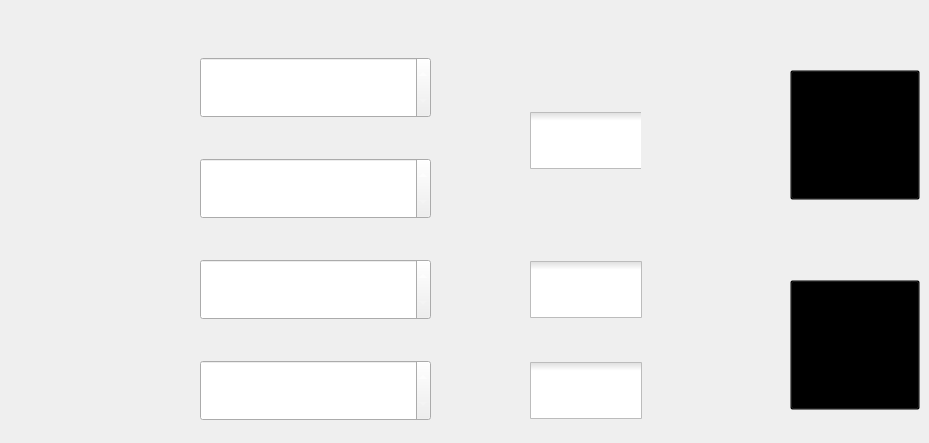
        <widget class="QWidget" name="ProductSettingPage">
         <widget class="QLabel" name="label_31">
          <property name="geometry">
           <rect>
            <x>460</x>
            <y>130</y>
            <width>51</width>
            <height>21</height>
           </rect>
          </property>
          <property name="styleSheet">
           <string notr="true">image: url(:/Tivanex - App Ui - Preform/Tivanex - App Ui 04 - Page 2-3/Tivanex - App Ui 04 - Page 2-3/OFF-1.svg);</string>
          </property>
          <property name="text">
           <string/>
          </property>
         </widget>
         <widget class="QPushButton" name="SPT_parameter_keyboard_PB">
          <property name="geometry">
           <rect>
            <x>790</x>
            <y>70</y>
            <width>130</width>
            <height>130</height>
           </rect>
          </property>
          <property name="styleSheet">
           <string notr="true">image: url(:/Tivanex - App Ui - Preform/Tivanex - App Ui 04 - Page 2-1/Group 396.svg);
background-color: transparent;</string>
          </property>
          <property name="text">
           <string/>
          </property>
         </widget>
         <widget class="QLabel" name="label_41">
          <property name="geometry">
           <rect>
            <x>60</x>
            <y>41</y>
            <width>655</width>
            <height>191</height>
           </rect>
          </property>
          <property name="styleSheet">
           <string notr="true">
image: url(:/Tivanex - App Ui - Preform/Tivanex - App Ui 04 - Page 2-3/Tivanex - App Ui 04 - Page 2-3/Rectangle 334.svg);</string>
          </property>
          <property name="text">
           <string/>
          </property>
         </widget>
         <widget class="QLabel" name="label_30">
          <property name="geometry">
           <rect>
            <x>650</x>
            <y>130</y>
            <width>51</width>
            <height>21</height>
           </rect>
          </property>
          <property name="styleSheet">
           <string notr="true">image: url(:/Tivanex - App Ui - Preform/Tivanex - App Ui 04 - Page 2-3/Tivanex - App Ui 04 - Page 2-3/ON-2.svg);</string>
          </property>
          <property name="text">
           <string/>
          </property>
         </widget>
         <widget class="QLabel" name="label_33">
          <property name="geometry">
           <rect>
            <x>650</x>
            <y>380</y>
            <width>51</width>
            <height>21</height>
           </rect>
          </property>
          <property name="styleSheet">
           <string notr="true">image: url(:/Tivanex - App Ui - Preform/Tivanex - App Ui 04 - Page 2-3/Tivanex - App Ui 04 - Page 2-3/ON-2.svg);</string>
          </property>
          <property name="text">
           <string/>
          </property>
         </widget>
         <widget class="QLabel" name="label_34">
          <property name="geometry">
           <rect>
            <x>460</x>
            <y>279</y>
            <width>51</width>
            <height>21</height>
           </rect>
          </property>
          <property name="styleSheet">
           <string notr="true">image: url(:/Tivanex - App Ui - Preform/Tivanex - App Ui 04 - Page 2-3/Tivanex - App Ui 04 - Page 2-3/OFF-1.svg);</string>
          </property>
          <property name="text">
           <string/>
          </property>
         </widget>
         <widget class="QLabel" name="SPT_ring_defect_label">
          <property name="geometry">
           <rect>
            <x>80</x>
            <y>383</y>
            <width>96</width>
            <height>16</height>
           </rect>
          </property>
          <property name="styleSheet">
           <string notr="true">image: url(:/Tivanex - App Ui - Preform/Tivanex - App Ui 04 - Page 2-3/Tivanex - App Ui 04 - Page 2-3/Ringdefect_.svg);</string>
          </property>
          <property name="text">
           <string/>
          </property>
         </widget>
         <widget class="QCheckBox" name="SPT_Headreject_ON_OFF_CHB">
          <property name="geometry">
           <rect>
            <x>530</x>
            <y>259</y>
            <width>121</width>
            <height>61</height>
           </rect>
          </property>
          <property name="styleSheet">
           <string notr="true">QCheckBox::indicator:unchecked {
image: url(:/Tivanex - App Ui - Preform/Tivanex - App Ui 04 - Page 2-3/Tivanex - App Ui 04 - Page 2-3/Group 368-1.svg);
}
QCheckBox::indicator:checked {
image: url(:/Tivanex - App Ui - Preform/Tivanex - App Ui 04 - Page 2-3/Tivanex - App Ui 04 - Page 2-3/Group 367.svg);
}
QCheckBox::indicator{
width : 112px;
height : 57 px;
}
</string>
          </property>
          <property name="text">
           <string/>
          </property>
         </widget>
         <widget class="QLabel" name="label_8SPT_OvalMin_SPB">
          <property name="geometry">
           <rect>
            <x>80</x>
            <y>180</y>
            <width>76</width>
            <height>13</height>
           </rect>
          </property>
          <property name="styleSheet">
           <string notr="true">image: url(:/Tivanex - App Ui - Preform/Ovality - Diameter/Diameter_.svg);
color: rgb(255, 255, 255);</string>
          </property>
          <property name="text">
           <string/>
          </property>
         </widget>
         <widget class="QDoubleSpinBox" name="SPT_OvalMax_SPB">
          <property name="geometry">
           <rect>
            <x>200</x>
            <y>57</y>
            <width>231</width>
            <height>61</height>
           </rect>
          </property>
          <property name="font">
           <font>
            <pointsize>20</pointsize>
           </font>
          </property>
          <property name="styleSheet">
           <string notr="true">QDoubleSpinBox::down-button {
image: url(:/Tivanex - App Ui - Preform/Tivanex - App Ui 04 - Page 2-1/Up-1.svg);
    subcontrol-position:  center right;
    width: 57px;
    height: 56px;
}
QDoubleSpinBox::up-button {
        image: url(:/Tivanex - App Ui - Preform/Tivanex - App Ui 04 - Page 2-1/Up-2.svg);
    subcontrol-position: center left;
    width: 57px;
    height: 56px;

}

QDoubleSpinBox{
	color: rgb(255, 255, 255);
padding-right : 15px;
padding-left:15px;
}</string>
          </property>
          <property name="alignment">
           <set>Qt::AlignmentFlag::AlignCenter</set>
          </property>
          <property name="singleStep">
           <double>0.010000000000000</double>
          </property>
         </widget>
         <widget class="QLabel" name="SPT_head_defect_label">
          <property name="geometry">
           <rect>
            <x>80</x>
            <y>282</y>
            <width>101</width>
            <height>13</height>
           </rect>
          </property>
          <property name="styleSheet">
           <string notr="true">image: url(:/Tivanex - App Ui - Preform/Tivanex - App Ui 04 - Page 2-3/Tivanex - App Ui 04 - Page 2-3/Head defect_.svg);</string>
          </property>
          <property name="text">
           <string/>
          </property>
         </widget>
         <widget class="QLabel" name="label_42">
          <property name="geometry">
           <rect>
            <x>60</x>
            <y>244</y>
            <width>655</width>
            <height>89</height>
           </rect>
          </property>
          <property name="styleSheet">
           <string notr="true">image: url(:/Tivanex - App Ui - Preform/Tivanex - App Ui 04 - Page 2-3/Tivanex - App Ui 04 - Page 2-3/Rectangle 334-1.svg);</string>
          </property>
          <property name="text">
           <string/>
          </property>
         </widget>
         <widget class="QDoubleSpinBox" name="SPT_HeadScore_SPB">
          <property name="geometry">
           <rect>
            <x>200</x>
            <y>259</y>
            <width>231</width>
            <height>61</height>
           </rect>
          </property>
          <property name="font">
           <font>
            <pointsize>20</pointsize>
           </font>
          </property>
          <property name="styleSheet">
           <string notr="true">QDoubleSpinBox::down-button {
image: url(:/Tivanex - App Ui - Preform/Tivanex - App Ui 04 - Page 2-1/Up-1.svg);
    subcontrol-position:  center right;
    width: 57px;
    height: 56px;
}
QDoubleSpinBox::up-button {
        image: url(:/Tivanex - App Ui - Preform/Tivanex - App Ui 04 - Page 2-1/Up-2.svg);
    subcontrol-position: center left;
    width: 57px;
    height: 56px;

}

QDoubleSpinBox{
	color: rgb(255, 255, 255);
padding-right : 15px;
padding-left:15px;
}</string>
          </property>
          <property name="alignment">
           <set>Qt::AlignmentFlag::AlignCenter</set>
          </property>
          <property name="singleStep">
           <double>0.010000000000000</double>
          </property>
         </widget>
         <widget class="QLabel" name="SPT_OvalMax_SPB_label">
          <property name="geometry">
           <rect>
            <x>80</x>
            <y>80</y>
            <width>76</width>
            <height>13</height>
           </rect>
          </property>
          <property name="styleSheet">
           <string notr="true">image: url(:/Tivanex - App Ui - Preform/Ovality - Diameter/Ovality_.svg);</string>
          </property>
          <property name="text">
           <string/>
          </property>
         </widget>
         <widget class="QCheckBox" name="SPT_Ovalreject_ON_OFF_CHB">
          <property name="geometry">
           <rect>
            <x>530</x>
            <y>110</y>
            <width>111</width>
            <height>61</height>
           </rect>
          </property>
          <property name="styleSheet">
           <string notr="true">QCheckBox::indicator:unchecked {
image: url(:/Tivanex - App Ui - Preform/Tivanex - App Ui 04 - Page 2-3/Tivanex - App Ui 04 - Page 2-3/Group 368-1.svg);
}
QCheckBox::indicator:checked {
image: url(:/Tivanex - App Ui - Preform/Tivanex - App Ui 04 - Page 2-3/Tivanex - App Ui 04 - Page 2-3/Group 367.svg);
}
QCheckBox::indicator{
width : 112px;
height : 57 px;
}
</string>
          </property>
          <property name="text">
           <string/>
          </property>
         </widget>
         <widget class="QDoubleSpinBox" name="SPT_OvalMin_SPB">
          <property name="geometry">
           <rect>
            <x>200</x>
            <y>158</y>
            <width>231</width>
            <height>61</height>
           </rect>
          </property>
          <property name="font">
           <font>
            <family>Segoe UI</family>
            <pointsize>20</pointsize>
           </font>
          </property>
          <property name="styleSheet">
           <string notr="true">QDoubleSpinBox::down-button {
image: url(:/Tivanex - App Ui - Preform/Tivanex - App Ui 04 - Page 2-1/Up-1.svg);
    subcontrol-position:  center right;
    width: 57px;
    height: 56px;
}
QDoubleSpinBox::up-button {
        image: url(:/Tivanex - App Ui - Preform/Tivanex - App Ui 04 - Page 2-1/Up-2.svg);
    subcontrol-position: center left;
    width: 57px;
    height: 56px;

}

QDoubleSpinBox{
	color: rgb(255, 255, 255);
padding-right : 15px;
padding-left:15px;
}</string>
          </property>
          <property name="alignment">
           <set>Qt::AlignmentFlag::AlignCenter</set>
          </property>
          <property name="singleStep">
           <double>0.010000000000000</double>
          </property>
         </widget>
         <widget class="QPushButton" name="SPT__set_pushButton">
          <property name="geometry">
           <rect>
            <x>790</x>
            <y>280</y>
            <width>130</width>
            <height>130</height>
           </rect>
          </property>
          <property name="styleSheet">
           <string notr="true">image: url(:/Tivanex - App Ui - Preform/Tivanex - App Ui 04 - Page 1-2/Group 224.svg);
background-color: transparent;</string>
          </property>
          <property name="text">
           <string/>
          </property>
         </widget>
         <widget class="QLabel" name="label_43">
          <property name="geometry">
           <rect>
            <x>60</x>
            <y>345</y>
            <width>655</width>
            <height>89</height>
           </rect>
          </property>
          <property name="styleSheet">
           <string notr="true">image: url(:/Tivanex - App Ui - Preform/Tivanex - App Ui 04 - Page 2-3/Tivanex - App Ui 04 - Page 2-3/Rectangle 334-1.svg);</string>
          </property>
          <property name="text">
           <string/>
          </property>
         </widget>
         <widget class="QLabel" name="label_32">
          <property name="geometry">
           <rect>
            <x>650</x>
            <y>279</y>
            <width>41</width>
            <height>21</height>
           </rect>
          </property>
          <property name="styleSheet">
           <string notr="true">image: url(:/Tivanex - App Ui - Preform/Tivanex - App Ui 04 - Page 2-3/Tivanex - App Ui 04 - Page 2-3/ON-2.svg);</string>
          </property>
          <property name="text">
           <string/>
          </property>
         </widget>
         <widget class="QLabel" name="label_35">
          <property name="geometry">
           <rect>
            <x>460</x>
            <y>380</y>
            <width>51</width>
            <height>21</height>
           </rect>
          </property>
          <property name="styleSheet">
           <string notr="true">image: url(:/Tivanex - App Ui - Preform/Tivanex - App Ui 04 - Page 2-3/Tivanex - App Ui 04 - Page 2-3/OFF-1.svg);</string>
          </property>
          <property name="text">
           <string/>
          </property>
         </widget>
         <widget class="QCheckBox" name="SPT_Ringreject_ON_OFF_CHB">
          <property name="geometry">
           <rect>
            <x>530</x>
            <y>360</y>
            <width>121</width>
            <height>61</height>
           </rect>
          </property>
          <property name="styleSheet">
           <string notr="true">QCheckBox::indicator:unchecked {
image: url(:/Tivanex - App Ui - Preform/Tivanex - App Ui 04 - Page 2-3/Tivanex - App Ui 04 - Page 2-3/Group 368-1.svg);
}
QCheckBox::indicator:checked {
image: url(:/Tivanex - App Ui - Preform/Tivanex - App Ui 04 - Page 2-3/Tivanex - App Ui 04 - Page 2-3/Group 367.svg);
}
QCheckBox::indicator{
width : 112px;
height : 57 px;
}
</string>
          </property>
          <property name="text">
           <string/>
          </property>
         </widget>
         <widget class="QDoubleSpinBox" name="SPT_RingScore_SPB">
          <property name="geometry">
           <rect>
            <x>200</x>
            <y>360</y>
            <width>231</width>
            <height>61</height>
           </rect>
          </property>
          <property name="font">
           <font>
            <pointsize>20</pointsize>
           </font>
          </property>
          <property name="styleSheet">
           <string notr="true">QDoubleSpinBox::down-button {
image: url(:/Tivanex - App Ui - Preform/Tivanex - App Ui 04 - Page 2-1/Up-1.svg);
    subcontrol-position:  center right;
    width: 57px;
    height: 56px;
}
QDoubleSpinBox::up-button {
        image: url(:/Tivanex - App Ui - Preform/Tivanex - App Ui 04 - Page 2-1/Up-2.svg);
    subcontrol-position: center left;
    width: 57px;
    height: 56px;

}

QDoubleSpinBox{
	color: rgb(255, 255, 255);
padding-right : 15px;
padding-left:15px;
}</string>
          </property>
          <property name="alignment">
           <set>Qt::AlignmentFlag::AlignCenter</set>
          </property>
          <property name="singleStep">
           <double>0.010000000000000</double>
          </property>
         </widget>
         <zorder>SPT_parameter_keyboard_PB</zorder>
         <zorder>label_41</zorder>
         <zorder>label_8SPT_OvalMin_SPB</zorder>
         <zorder>SPT_OvalMax_SPB</zorder>
         <zorder>label_42</zorder>
         <zorder>SPT_HeadScore_SPB</zorder>
         <zorder>SPT_OvalMax_SPB_label</zorder>
         <zorder>SPT_Ovalreject_ON_OFF_CHB</zorder>
         <zorder>SPT_OvalMin_SPB</zorder>
         <zorder>SPT__set_pushButton</zorder>
         <zorder>label_43</zorder>
         <zorder>label_32</zorder>
         <zorder>label_35</zorder>
         <zorder>SPT_Ringreject_ON_OFF_CHB</zorder>
         <zorder>SPT_RingScore_SPB</zorder>
         <zorder>SPT_Headreject_ON_OFF_CHB</zorder>
         <zorder>label_30</zorder>
         <zorder>label_31</zorder>
         <zorder>label_33</zorder>
         <zorder>label_34</zorder>
         <zorder>SPT_ring_defect_label</zorder>
         <zorder>SPT_head_defect_label</zorder>
        </widget>
